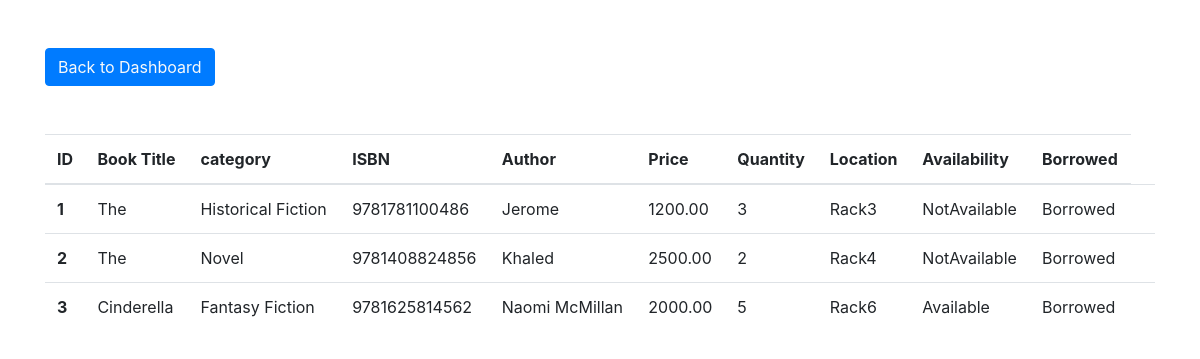
The page /borrowed.php on the database its author committed.
### tables this page shows
CREATE TABLE `books` (
  `id` int(11) NOT NULL,
  `book_name` varchar(255) NOT NULL,
  `category` varchar(255) NOT NULL,
  `isbn` varchar(255) NOT NULL,
  `author` varchar(255) NOT NULL,
  `price` decimal(10,2) NOT NULL,
  `quantity` int(11) NOT NULL,
  `location` varchar(255) NOT NULL,
  `availability` varchar(20) NOT NULL,
  `borrowed` varchar(20) NOT NULL
);

### borrowed.php (the view, shortened to what this page needs)
<?php
$db = new DB();
$conn = $db->getConnection();
?>
<!DOCTYPE html>
<html lang="en">
<head>
    <link rel="stylesheet" href="https://cdn.jsdelivr.net/npm/bootstrap@4.3.1/dist/css/bootstrap.min.css"
>
</head>
<body>
    <div class="container">
        <button class="btn btn-primary my-5"><a href="dashboard.php" class="text-light">Back to Dashboard</button>
        <table class="table">
            <thead>
                <tr>
                    <th scope="col">ID</th>
                    <th scope="col">Book Title</th>
                    <th scope="col">category</th>
                    <th scope="col">ISBN</th>
                    <th scope="col">Author</th>
                    <th scope="col">Price</th>
                    <th scope="col">Quantity</th>
                    <th scope="col">Location</th>
                    <th scope="col">Availability</th>
                    <th scope="col">Borrowed</th>
                </tr>
            </thead>
            <tbody>
                <?php
                $number = 1;
                $sql = "SELECT * FROM `books` WHERE `borrowed` = 'borrowed'";
                $result = mysqli_query($conn, $sql);
                if ($result) {
                    while ($row = mysqli_fetch_assoc($result)) {
                        $bookName = $row['book_name'];
                        $category = $row['category'];
                        $isbn = $row['isbn'];
                        $author = $row['author'];
                        $price = $row['price'];
                        $quantity = $row['quantity'];
                        $location = $row['location'];
                        $availability = $row['availability'];
                        $borrowed = $row['borrowed'];
                        echo ' <tr>
                        <th scope="row"> ' . $number . ' </th>
                      <td>' . $bookName . '</td>
                      <td>' . $category . '</td>
                      <td>' . $isbn . '</td>
                      <td>' . $author . '</td>
                      <td>' . $price . '</td>
                      <td>' . $quantity . '</td>
                      <td>' . $location . '</td>
                      <td>' . $availability . '</td>
                      <td>' . $borrowed . '</td>
                      <td>
                      </td>
                  </tr>';
                        $number++;
                    }
                }
                ?>
            </tbody>
    </div>
</body>
</html>

### rows shown on the page
books: book_name "The", category "Historical Fiction", isbn "9781781100486", author "Jerome", price "1200.00", quantity "3", location "Rack3", availability "NotAvailable", borrowed "Borrowed"
books: book_name "The", category "Novel", isbn "9781408824856", author "Khaled", price "2500.00", quantity "2", location "Rack4", availability "NotAvailable", borrowed "Borrowed"
books: book_name "Cinderella", category "Fantasy Fiction", isbn "9781625814562", author "Naomi McMillan", price "2000.00", quantity "5", location "Rack6", availability "Available", borrowed "Borrowed"
